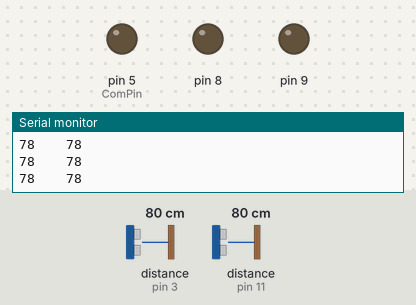
The sketch below on a simulated Arduino Uno, built with avr-gcc and run on an emulated ATmega328P. Shown: output pins drawn as LEDs (lit = HIGH), the last lines printed to the serial monitor. Wiring (inferred from the names in the program): 2 × ultrasonic range finder: trigger pin 4, echo pin 3 / trigger pin 10, echo pin 11. The test bench sets the inputs (shaded band); at power-on: distance to the obstacle (sensors on pin 3, pin 11) 80 cm. The echo pulse lasts 58.3 µs per cm; pins used as bus, display or sensor lines are not drawn.

Above: at 1.2 s.
1.3 s: distance to the obstacle (sensor on pin 3) set to 55 cm
2.8 s: distance to the obstacle (sensor on pin 3) set to 49 cm
At 3.5 s:
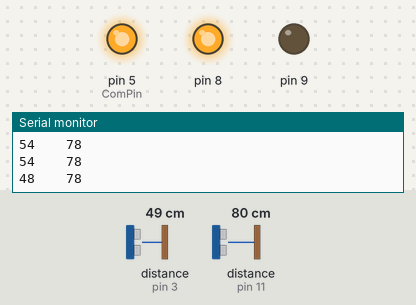
At 7.1 s:
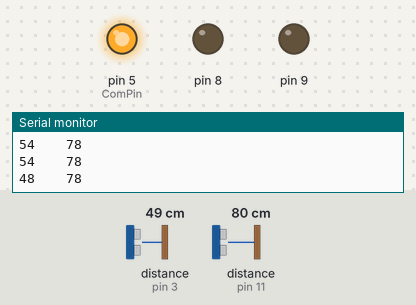
Timing chart, 0 to 16.3 s (numbered marks = the images above; inputs shaded):
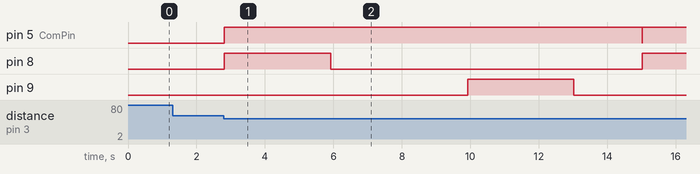

The sketch:

file.ino
```cpp
const int MotorDelay = 3100;
const int TimeDelay = 4000;
const int ActivationDistance = 50;
const int trigPin = 4;
const int echoPin = 3;
const int trigPin2 = 10;
const int echoPin2 = 11;
const int ComPin = 5;

long duration, duration2;
int distanceCm, distanceCm2;


void setup() {
  pinMode(8, OUTPUT);
  pinMode(9, OUTPUT);
  digitalWrite(8, LOW);
  digitalWrite(9, LOW);
  pinMode(trigPin, OUTPUT);
  pinMode(echoPin, INPUT);
  pinMode(trigPin2, OUTPUT);
  pinMode(echoPin2, INPUT);
  pinMode(ComPin, OUTPUT);
  Serial.begin(9600);
}
void loop() {
  digitalWrite(trigPin, LOW);
  delayMicroseconds(2);
  digitalWrite(trigPin, HIGH);
  delayMicroseconds(10);
  digitalWrite(trigPin, LOW);
  duration = pulseIn(echoPin, HIGH);
  distanceCm = duration * 0.034 / 2;
  digitalWrite(trigPin2, LOW);
  delayMicroseconds(2);
  digitalWrite(trigPin2, HIGH);
  delayMicroseconds(10);
  digitalWrite(trigPin2, LOW);
  duration2 = pulseIn(echoPin2, HIGH);
  distanceCm2 = duration2 * 0.034 / 2;
  Serial.print(distanceCm);
  Serial.print("    ");
  Serial.println(distanceCm2);
  if (distanceCm <= ActivationDistance) {
    digitalWrite(ComPin, HIGH);
    digitalWrite(8, HIGH);
    delay(MotorDelay);
    digitalWrite(8, LOW);
    delay(TimeDelay);
    digitalWrite(9, HIGH);
    delay(MotorDelay);
    digitalWrite(9, LOW);
    delay(2000);
    digitalWrite(ComPin, LOW);
  }
  if (distanceCm2 <= ActivationDistance) {
    digitalWrite(ComPin, HIGH);
    digitalWrite(8, HIGH);
    delay(MotorDelay);
    digitalWrite(8, LOW);
    delay(TimeDelay);
    digitalWrite(9, HIGH);
    delay(MotorDelay);
    digitalWrite(9, LOW);
    delay(2000);
    digitalWrite(ComPin, LOW);
  }
}
```

Measured:
- the behaviour switches between 52 and 51 cm on distance to the obstacle (sensor on pin 3) (found by bisection; images 0 and 1)
- after the input at 2.8 s, pin 5 (ComPin): LOW → HIGH at once, → LOW 12.2 s later, → HIGH 0.01 s later; pin 8: LOW → HIGH at once, → LOW 3.1 s later, → HIGH 9.1 s later; pin 9: LOW → HIGH after 7.1 s, → LOW 3.1 s later
